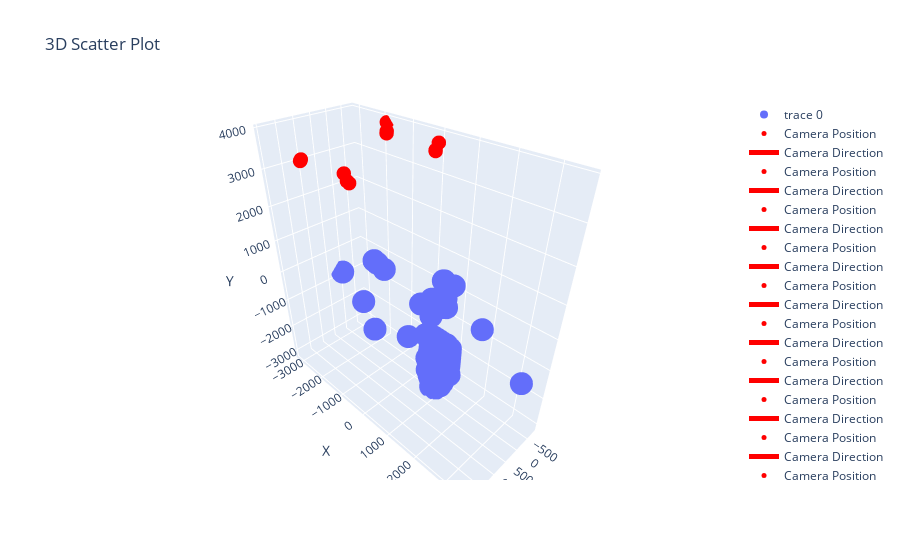

Here is the notebook cell this chart was saved with:
### Code cell
import plotly.graph_objs as go
import plotly.express as px

# Filter the rows where the last column is not -1
filtered_data = data[np.sum(data[:, -4:] == -1, axis=1) < 3]

# Extract the columns for the 3D scatter plot from the filtered data
x = filtered_data[:, 0]
y = filtered_data[:, 1]
z = filtered_data[:, 2]

# Create the 3D scatter plot
fig = go.Figure(data=[go.Scatter3d(x=x, y=y, z=z, mode='markers')])

# Set plot title and labels
fig.update_layout(title='3D Scatter Plot', scene=dict(
    xaxis_title='Z',
    yaxis_title='X',
    zaxis_title='Y'
))


for f in ori_files:
    with open(f, 'r') as file:
        # Read the first line for camera position
        cam_pos = np.array(file.readline().strip().split(), dtype=float)
        # Read the second line for camera angles
        cam_angles = np.array(file.readline().strip().split(), dtype=float)
    
    # Calculate the direction vector from the angles
    direction = np.array([
        np.cos(cam_angles[1]) * np.cos(cam_angles[0]),
        np.sin(cam_angles[1]),
        np.cos(cam_angles[1]) * np.sin(cam_angles[0])
    ])
    
    # Plot the camera position
    fig.add_trace(go.Scatter3d(
        x=[cam_pos[0]], y=[cam_pos[1]], z=[cam_pos[2]],
        mode='markers',
        marker=dict(size=5, color='red'),
        name='Camera Position'
    ))
    
    # Plot the direction arrow
    fig.add_trace(go.Scatter3d(
        x=[cam_pos[0], cam_pos[0] + direction[0]],
        y=[cam_pos[1], cam_pos[1] + direction[1]],
        z=[cam_pos[2], cam_pos[2] + direction[2]],
        mode='lines',
        line=dict(color='red', width=5),
        name='Camera Direction'
    ))

# Show the plot
fig.show()

### Figure 1 — Plotly figure (JSON) as saved in the notebook; plotly's stock layout.template omitted (floating-point values rounded to 4 significant figures)
{"data": [{"mode": "markers", "type": "scatter3d", "x": [1, 2, 3, 4, 5, 6, 7, 8, 9, 10, 11, 12, 13, 14, 15, 16, 17, 18, 19, 20, 21, 22, 23, 24, 25, 26, 27, 28, 29, 30, 31, 32, 33, 34, 35, 36, 37, 38, 39, 40, 41, 42, 43, 44, 45, 46, 47, 48, 49, 50, 51, 52, 53, 54, 55, 56, 57, 58, 59, 60, 61, 62, 63, 64, 65, 66, 67, 68, 69, 70, 71, 72, 73, 74, 75, 76, 77, 78, 79, 80, 81, 82, 83, 84, 85, 86, 87, 88, 89, 90, 91, 92, 93, 94, 95, 96, 97, 98, 99, 100, 101, 102, 103, 104, 105, 106, 107, 108, 109, 110, 111, 112, 113, 114, 115, 116, 117, 118, 119], "y": [914.1, 811.0, 913.6, 810.5, 707.8, 707.1, 1017.0, 1017.0, 810.0, 706.6, 809.4, 1016.0, 706.1, 809.0, 705.6, 912.2, 604.0, 1016.0, 1120.0, 1119.0, 603.5, 1119.0, 1015.0, 602.9, 913.2, 602.5, 1118.0, 604.8, 912.7, 1222.0, 1222.0, 1221.0, 1221.0, 1220.0, 1118.0, 1324.0, 1323.0, 1323.0, 1324.0, 910.8, 673.6, 1196.0, 791.4, 801.9, 705.4, 706.1, 603.1, 1124.0, 1228.0, 808.1, 1332.0, 1021.0, 916.4, 808.5, 1331.0, 603.8, 915.4, 1020.0, 1124.0, 1227.0, 1329.0, 1112.0, 1064.0, 682.4, 729.8, 805.6, 732.5, 777.3, 959.5, 952.3, 849.1, 693.0, 1151.0, 1067.0, 784.4, 707.4, 658.6, 983.5, 720.9, 677.3, 672.6, 916.7, 715.1, 548.5, 945.2, 1225.0, 902.5, 1029.0, -2158.0, 1105.0, 857.6, 1076.0, 676.5, 746.2, 916.4, 3514.0, 587.9, -1138.0, 1120.0, 729.0, 654.8, 479.8, 1347.0, 1007.0, -1548.0, 651.3, -3094.0, 1088.0, 279.7, 2283.0, 894.0, 1404.0, 666.5, 1166.0, -173.6, -1648.0, 764.4, -1397.0, 901.7], "z": [-1228.0, -1227.0, -1349.0, -1348.0, -1227.0, -1348.0, -1229.0, -1350.0, -1470.0, -1469.0, -1591.0, -1471.0, -1591.0, -1712.0, -1712.0, -1713.0, -1347.0, -1592.0, -1230.0, -1351.0, -1469.0, -1472.0, -1713.0, -1590.0, -1470.0, -1712.0, -1713.0, -1228.0, -1592.0, -1351.0, -1231.0, -1472.0, -1593.0, -1714.0, -1593.0, -1352.0, -1473.0, -1593.0, -1234.0, -2776.0, -2020.0, -1173.0, -2317.0, -2318.0, -1823.0, -1942.0, -1822.0, -1842.0, -1843.0, -1824.0, -1721.0, -1841.0, -1841.0, -1943.0, -1843.0, -1940.0, -1962.0, -1963.0, -1963.0, -1963.0, -1962.0, -2468.0, -2830.0, -2657.0, -2404.0, -2781.0, -2590.0, -2361.0, -2355.0, -2507.0, -2880.0, -2783.0, -2620.0, -2747.0, -2305.0, -1169.0, -2706.0, -2657.0, -2703.0, -2287.0, -2032.0, -2441.0, -2087.0, -2067.0, -2513.0, -1991.0, -2838.0, 826.7, -1477.0, -2428.0, -2338.0, -1979.0, -1141.0, -3066.0, -3028.0, -867.7, -2486.0, 178.4, 346.3, -2624.0, -468.9, -1217.0, 840.9, 827.2, 291.4, -2392.0, -801.9, 53.2, -261.7, 43.02, -2102.0, -2103.0, 101.3, 97.57, -1679.0, -2277.0, -2599.0, 270.7, -2948.0]}, {"marker": {"color": "red", "size": 5}, "mode": "markers", "name": "Camera Position", "type": "scatter3d", "x": [1909.0], "y": [-76.88], "z": [3524.0]}, {"line": {"color": "red", "width": 5}, "mode": "lines", "name": "Camera Direction", "type": "scatter3d", "x": [1909.0, 1910.0], "y": [-76.88, -76.66], "z": [3524.0, 3524.0]}, {"marker": {"color": "red", "size": 5}, "mode": "markers", "name": "Camera Position", "type": "scatter3d", "x": [1883.0], "y": [-1819.0], "z": [3535.0]}, {"line": {"color": "red", "width": 5}, "mode": "lines", "name": "Camera Direction", "type": "scatter3d", "x": [1883.0, 1884.0], "y": [-1819.0, -1819.0], "z": [3535.0, 3535.0]}, {"marker": {"color": "red", "size": 5}, "mode": "markers", "name": "Camera Position", "type": "scatter3d", "x": [-735.5], "y": [-1809.0], "z": [3599.0]}, {"line": {"color": "red", "width": 5}, "mode": "lines", "name": "Camera Direction", "type": "scatter3d", "x": [-735.5, -734.5], "y": [-1809.0, -1809.0], "z": [3599.0, 3600.0]}, {"marker": {"color": "red", "size": 5}, "mode": "markers", "name": "Camera Position", "type": "scatter3d", "x": [-672.4], "y": [-77.51], "z": [3589.0]}, {"line": {"color": "red", "width": 5}, "mode": "lines", "name": "Camera Direction", "type": "scatter3d", "x": [-672.4, -671.5], "y": [-77.51, -77.67], "z": [3589.0, 3588.0]}, {"marker": {"color": "red", "size": 5}, "mode": "markers", "name": "Camera Position", "type": "scatter3d", "x": [1948.0], "y": [-93.01], "z": [3575.0]}, {"line": {"color": "red", "width": 5}, "mode": "lines", "name": "Camera Direction", "type": "scatter3d", "x": [1948.0, 1949.0], "y": [-93.01, -92.78], "z": [3575.0, 3575.0]}, {"marker": {"color": "red", "size": 5}, "mode": "markers", "name": "Camera Position", "type": "scatter3d", "x": [1861.0], "y": [-1816.0], "z": [3565.0]}, {"line": {"color": "red", "width": 5}, "mode": "lines", "name": "Camera Direction", "type": "scatter3d", "x": [1861.0, 1862.0], "y": [-1816.0, -1816.0], "z": [3565.0, 3565.0]}, {"marker": {"color": "red", "size": 5}, "mode": "markers", "name": "Camera Position", "type": "scatter3d", "x": [-737.1], "y": [-1803.0], "z": [3654.0]}, {"line": {"color": "red", "width": 5}, "mode": "lines", "name": "Camera Direction", "type": "scatter3d", "x": [-737.1, -736.1], "y": [-1803.0, -1803.0], "z": [3654.0, 3654.0]}, {"marker": {"color": "red", "size": 5}, "mode": "markers", "name": "Camera Position", "type": "scatter3d", "x": [1987.0], "y": [-123.0], "z": [3735.0]}, {"line": {"color": "red", "width": 5}, "mode": "lines", "name": "Camera Direction", "type": "scatter3d", "x": [1987.0, 1987.0], "y": [-123.0, -122.8], "z": [3735.0, 3735.0]}, {"marker": {"color": "red", "size": 5}, "mode": "markers", "name": "Camera Position", "type": "scatter3d", "x": [1905.0], "y": [-1768.0], "z": [3560.0]}, {"line": {"color": "red", "width": 5}, "mode": "lines", "name": "Camera Direction", "type": "scatter3d", "x": [1905.0, 1906.0], "y": [-1768.0, -1768.0], "z": [3560.0, 3560.0]}, {"marker": {"color": "red", "size": 5}, "mode": "markers", "name": "Camera Position", "type": "scatter3d", "x": [-798.0], "y": [-1859.0], "z": [3851.0]}, {"line": {"color": "red", "width": 5}, "mode": "lines", "name": "Camera Direction", "type": "scatter3d", "x": [-798.0, -797.0], "y": [-1859.0, -1859.0], "z": [3851.0, 3851.0]}, {"marker": {"color": "red", "size": 5}, "mode": "markers", "name": "Camera Position", "type": "scatter3d", "x": [-671.6], "y": [-76.93], "z": [3565.0]}, {"line": {"color": "red", "width": 5}, "mode": "lines", "name": "Camera Direction", "type": "scatter3d", "x": [-671.6, -670.6], "y": [-76.93, -77.09], "z": [3565.0, 3565.0]}, {"marker": {"color": "red", "size": 5}, "mode": "markers", "name": "Camera Position", "type": "scatter3d", "x": [-713.6], "y": [-25.11], "z": [3762.0]}, {"line": {"color": "red", "width": 5}, "mode": "lines", "name": "Camera Direction", "type": "scatter3d", "x": [-713.6, -712.6], "y": [-25.11, -25.28], "z": [3762.0, 3762.0]}], "layout": {"scene": {"xaxis": {"title": {"text": "Z"}}, "yaxis": {"title": {"text": "X"}}, "zaxis": {"title": {"text": "Y"}}}, "title": {"text": "3D Scatter Plot"}}}
